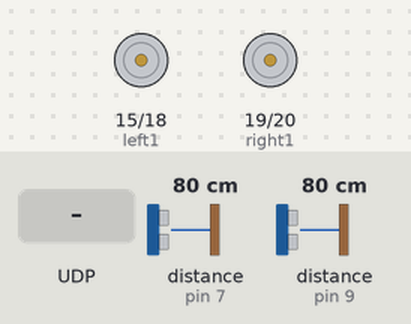
This program was run on a simulated MicroPython board. On the bench: motor-driver pin pairs drawn as motors (green arrow = first pin HIGH = forward, orange = second pin HIGH = backward, longer = more drive). The test bench sets the inputs (shaded band); at power-on: distance to the obstacle (sensors on pin 7, pin 9) 80 cm. The echo pulse lasts 58.3 µs per cm; the board's own WiFi access point starts at once.

Above: at 3.2 s.
3.3 s: UDP packet "mode:1" arrives
At 4.4 s:
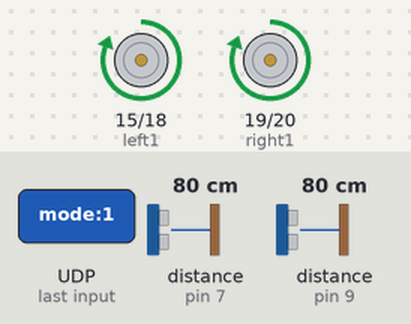
Timing chart, 0 to 6.3 s (numbered marks = the images above; inputs shaded):
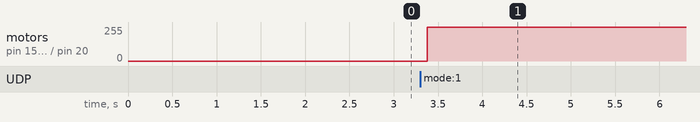

The program:

main.py
```python
from machine import Pin, time_pulse_us
import time
import network
import socket

# Distance limits for obstacle detection (in cm)
threshold = 15
threshold2 = 5

# Stores the current and previous robot modes
current_mode = 0
previous_mode = 0

# Motor control pins
left1 = Pin(15, Pin.OUT)
left2 = Pin(18, Pin.OUT)
right1 = Pin(19, Pin.OUT)
right2 = Pin(20, Pin.OUT)

# Ultrasonic sensor pins
left_trig = Pin(8, Pin.OUT)
left_echo = Pin(9, Pin.IN)
right_trig = Pin(6, Pin.OUT)
right_echo = Pin(7, Pin.IN)


def move(a, b, c, d):
    """Control the motors to move or turn the robot."""
    left1.value(a)
    left2.value(b)
    right1.value(c)
    right2.value(d)


def distance(trig, echo):
    """Measure the distance from an obstacle using an ultrasonic sensor."""
    trig.value(0)
    time.sleep_us(2)
    trig.value(1)
    time.sleep_us(10)
    trig.value(0)

    duration = time_pulse_us(echo, 1, 30000)

    if duration < 0:
        return -1

    return duration * 0.0343 / 2


# Stop the motors when the program starts
move(0, 0, 0, 0)

# Create the HAMR Wi-Fi network
wifi = network.WLAN(network.WLAN.IF_AP)
wifi.active(True)
wifi.config(ssid="HAMR")
time.sleep(2)

# Set up the UDP server to receive control commands
sock = socket.socket(socket.AF_INET, socket.SOCK_DGRAM)
sock.bind(("", 4210))
sock.setblocking(False)

# Continuously receive commands and control the robot
while True:
    try:
        message = sock.recvfrom(200)[0].decode()

        # Switch between manual and autonomous modes
        if "mode:1" in message:
            if previous_mode == 0:
                current_mode = 1 - current_mode
            previous_mode = 1
        else:
            previous_mode = 0

        # Manual mode: follow commands from the phone
        if current_mode == 0:
            if "nav_up:1" in message:
                move(1, 0, 1, 0)

            elif "nav_down:1" in message:
                move(0, 1, 0, 1)

            elif "nav_left:1" in message:
                move(0, 0, 1, 0)

            elif "nav_right:1" in message:
                move(1, 0, 0, 0)

            else:
                move(0, 0, 0, 0)

        # Autonomous mode: detect obstacles and decide movement
        elif current_mode == 1:
            left_distance = distance(left_trig, left_echo)
            time.sleep_ms(60)
            right_distance = distance(right_trig, right_echo)

            if left_distance < 0 or right_distance < 0:
                move(0, 0, 0, 0)

            elif left_distance < threshold2 and right_distance < threshold2:
                move(0, 1, 0, 1)
                time.sleep_ms(200)

            elif left_distance < threshold and right_distance < threshold:
                move(1, 0, 0, 0)

            elif left_distance < threshold:
                move(0, 0, 1, 0)

            elif right_distance < threshold:
                move(1, 0, 0, 0)

            else:
                move(1, 0, 1, 0)

    except OSError:
        pass

    time.sleep_ms(20)
```

Measured:
- after the input at 3.3 s, motor on pin 15 (left1) / pin 18 (left2), motor on pin 19 (right1) / pin 20 (right2): stopped → forward 255/255 after 0.08 s
